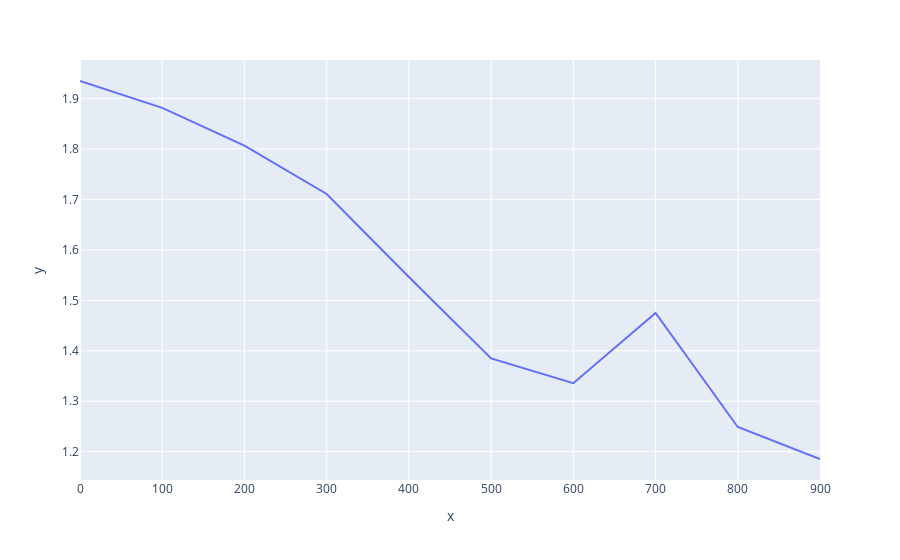

This figure's notebook cell:
### Code cell
px.line(x=eval_freq*np.arange(0,len(alphas)), y=alphas)

### Figure 1 — Plotly figure (JSON) as saved in the notebook; plotly's stock layout.template omitted (floating-point values rounded to 4 significant figures)
{"data": [{"hovertemplate": "x=%{x}<br>y=%{y}<extra></extra>", "legendgroup": "", "line": {"color": "#636efa", "dash": "solid"}, "marker": {"symbol": "circle"}, "mode": "lines", "name": "", "orientation": "v", "showlegend": false, "type": "scatter", "x": [0, 100, 200, 300, 400, 500, 600, 700, 800, 900], "xaxis": "x", "y": [1.935, 1.882, 1.807, 1.711, 1.546, 1.385, 1.336, 1.475, 1.249, 1.186], "yaxis": "y"}], "layout": {"legend": {"tracegroupgap": 0}, "margin": {"t": 60}, "xaxis": {"anchor": "y", "domain": [0, 1], "title": {"text": "x"}}, "yaxis": {"anchor": "x", "domain": [0, 1], "title": {"text": "y"}}}}
